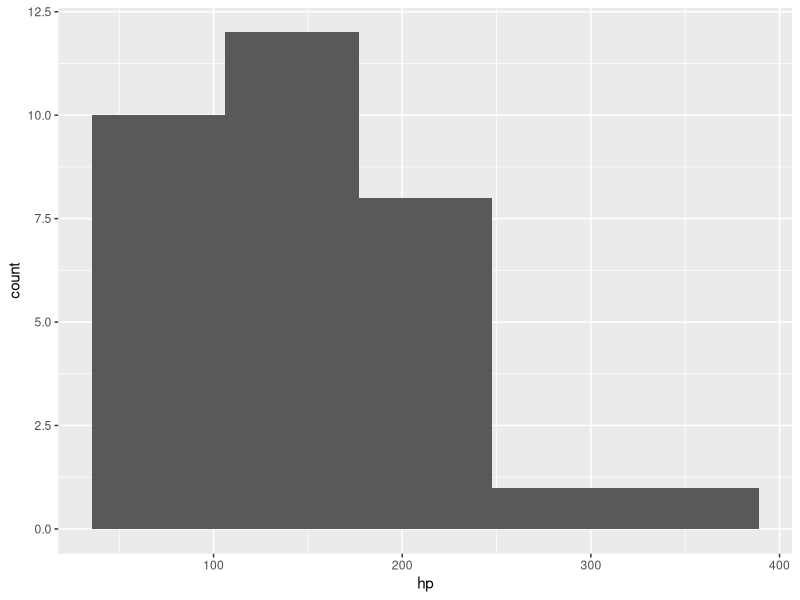

R code for this plot:
## ---- chunk 1
library(ggplot2)
library(dplyr)

ggplot(
  mtcars, aes(hp)
) +
  geom_histogram(bins = 5)
